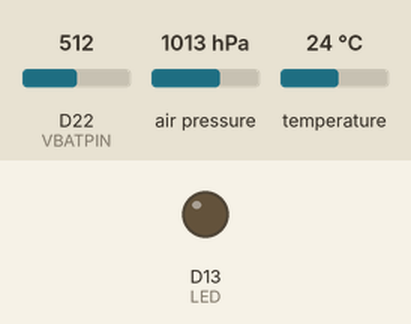
Simulated run of this sketch. Board: Arduino MKR. Parts: output pins drawn as LEDs (lit = HIGH). The inputs (shaded band) are chosen by the test bench; at power-on: D22 (VBATPIN) = 512, air pressure 1013 hPa, temperature 24 °C. The local clock reads 2024-03-15 10:24:30 at power-on unless the sketch sets it; no radio packets arrive unless stated; pins used as bus, display or sensor lines are not drawn; what the sketch prints to the serial monitor is not drawn.

Above: at 0.1 s.
Timing chart, 0 to 1.6 s (numbered marks = the images above):
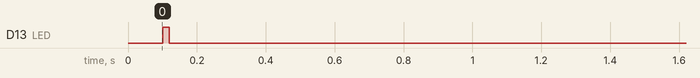

The sketch:

feathertx-temp-sleep-union-bmp280.ino
```cpp
/* /modeled after adafruit feathertx,rx code at https://learn.adafruit.com/adafruit-rfm69hcw-and-rfm96-rfm95-rfm98-lora-packet-padio-breakouts/rfm9x-test
and lora project at https://github.com/RodNewHampshire/LoRa-IOT-Home-Environment-Monitoring-System
and mikenz at https://github.com/mikenz/Feather_M0_LoRa

sensor1 ds18b20 Three wires - Orange Stripe connects to 3-5V, White connects to ground and Blue Stripe is data. https://www.adafruit.com/product/642
sensor2 bmp280  https://learn.adafruit.com/adafruit-bmp280-barometric-pressure-plus-temperature-sensor-breakout/wiring-and-test

version 1.0 functioning 5/17/17
version 1.1 added sleep and packet counter using rtczero 5/22
version 1.2 added bmp 280. Moved ds1820b from pin 20 to a2, did't work on pin 6 (gpio analog)


features to add
added in 1.1 pcket counter for transmit
added in 1.1 sleep mode loop
added in 1.2 temp and pressure data
voltage divider for charge state
battery vs solar status
possible RTC to power device on and off.
LED blink on transmit
Led blink on boot and initialize

to fix:
change packet counter to int,
get a better understanding of the union/struct and add int variable within instead of after

*/

#define SENSOR_BMP280           // BMP280
#define LED 13

#include <OneWire.h>
#include <DallasTemperature.h>
#include <SPI.h>
#include <Adafruit_BMP280.h>
#include <Adafruit_Sensor.h>
#include <RH_RF95.h>
#include <RTCZero.h>


boolean matched;
int packetnum = 0;  // packet counter, we increment per xmission
float dataC; //tempC from ds1820B
float dataF; //tempC from ds1820B
float dataP; //pressure from bmp280
float dataA; //altitude from bmp280
float battery; //battery voltage from vbat7
byte wirelessPacket[18];                                // defines the size of the packet to be sent by the Remote Stations: 5 floats x 4 bytes per float +


typedef union
{
  float floatingPoint;                                  // this union allows floting point numbers to be sent as binary representations over the wireless link
  byte binary[sizeof(floatingPoint)];                   // "sizeof" function takes care of determining the number of bytes needed for the floating point number
} joinedData;

joinedData airTemp;                                    // ***************************************************************************
joinedData counter;                                    // remote stations can send up to five floating point values as defined here
joinedData altitude;                                   // Outside stations will typically send all five values
joinedData pressure;                                   // Inside stations will typically send airTemp and humidity values
joinedData batVolt;                                    // ***************************************************************************


//add bmp280 as i2c
Adafruit_BMP280 bme; // I2C

// Data wire is plugged into port A2 on the Arduino
#define ONE_WIRE_BUS A2

// Setup a oneWire instance to communicate with any OneWire devices (not just Maxim/Dallas temperature ICs)
OneWire oneWire(ONE_WIRE_BUS);

// Pass our oneWire reference to Dallas Temperature.
DallasTemperature sensors(&oneWire);

// Feather m0 w/wing
#define RFM95_RST     11   // "A"
#define RFM95_CS      10   // "B"
#define RFM95_INT     6    // "D"


// Change to 434.0 or other frequency, must match RX's freq!
#define RF95_FREQ 915.0

// Singleton instance of the radio driver
RH_RF95 rf95(RFM95_CS, RFM95_INT);

//settings for sleep timer
RTCZero rtc;
int AlarmTime;
//const int alarminterval = 30;

void setup()
{
  rtc.begin();
  pinMode(LED, OUTPUT);
  pinMode(RFM95_RST, OUTPUT);
  digitalWrite(RFM95_RST, HIGH);

   //while (!Serial);
  Serial.begin(57600);
  delay(100);

  //setup bmp280
  Serial.println(F("BMP280 test"));

  if (!bme.begin()) {
    Serial.println("Could not find a valid BMP280 sensor, check wiring!");
    while (1);
  }

  Serial.println("Feather LoRa TX Test!");

  // manual reset
  digitalWrite(LED, HIGH);
  digitalWrite(RFM95_RST, LOW);
  delay(10);
  digitalWrite(RFM95_RST, HIGH);
  delay(10);
  digitalWrite(LED, LOW);
  Serial.println("Feather LoRa Reset complete");

  while (!rf95.init()) {
    Serial.println("LoRa radio init failed");
    while (1);
  }
  Serial.println("LoRa radio init OK!");

  // Defaults after init are 434.0MHz, modulation GFSK_Rb250Fd250, +13dbM
  if (!rf95.setFrequency(RF95_FREQ)) {
    Serial.println("setFrequency failed");
    while (1);
  }
  Serial.print("Set Freq to: "); Serial.println(RF95_FREQ);

  // Defaults after init are 434.0MHz, 13dBm, Bw = 125 kHz, Cr = 4/5, Sf = 128chips/symbol, CRC on

  // The default transmitter power is 13dBm, using PA_BOOST.
  // If you are using RFM95/96/97/98 modules which uses the PA_BOOST transmitter pin, then
  // you can set transmitter powers from 5 to 23 dBm:
  rf95.setTxPower(23, false);

  readSensors();
  delay(1000);
  readSensors();
  buildWirelessPacket();                                // build a wireless packet
  sendWirelessPacket();
}

//main loop
void loop()
{
  if (matched) {
    matched = false;
    digitalWrite(LED, HIGH);
    delay(500);
    digitalWrite(LED, LOW);
    delay(500);
    digitalWrite(LED, HIGH);
    delay(500);
    digitalWrite(LED, LOW);
    delay(500);
    Serial.println("I'm back...");
    readSensors();
    buildWirelessPacket();
    sendWirelessPacket();
  }
  AlarmTime = rtc.getSeconds()+45; // Adds 30 seconds to alarm time
  AlarmTime = AlarmTime % 60; // checks for roll over 60 seconds and corrects
  Serial.print("Next Alarm Time:");
  Serial.println(AlarmTime);
  rtc.setAlarmSeconds(AlarmTime); // Wakes at next alarm time
  rtc.enableAlarm(rtc.MATCH_SS); // Match seconds only
  rtc.attachInterrupt(alarmMatch);

  //Serial.end();
  //USBDevice.detach(); // Safely detach the USB prior to sleeping

 rtc.standbyMode();    // Sleep until next alarm match

 //USBDevice.attach();   // Re-attach the USB, audible sound on windows machines

  // Simple indication of being awake

   // Serial.begin(9600);
  //while (! Serial); // Wait until Serial is ready
 // Serial.println("Awake");

 /*
 digitalWrite(LED, HIGH);
 delay(500);
 digitalWrite(LED, LOW);
// replyWirelessPacket();

*/

//delay(30000);
}

//functions are below

float BatteryStats()
{
// non loop version of battery voltage function
#define VBATPIN A7
float measuredvbat = analogRead(VBATPIN);
measuredvbat *= 2;    // we divided by 2, so multiply back
measuredvbat *= 3.3;  // Multiply by 3.3V, our reference voltage
measuredvbat /= 1024; // convert to voltage
return measuredvbat;
}


void alarmMatch() // Do something when interrupt called
{
  matched = true;
  }

void readSensors(void)  /* reads all sensor values */
{
 //get temperature
  sensors.requestTemperatures();
  dataC = sensors.getTempCByIndex(0);
  Serial.print("The current temperature in my office is ");
  Serial.print(dataC);
  Serial.print(" degrees C, and  ");
  dataF = (DallasTemperature::toFahrenheit(dataC)); // Converts tempC to Fahrenheit
  Serial.print(dataF);
  Serial.println(" degrees F.");
  airTemp.floatingPoint = dataF;

   dataP = bme.readPressure();
   Serial.print("Pressure = ");
   Serial.print(bme.readPressure());
   Serial.println(" Pa");
   pressure.floatingPoint = dataP;

   dataA = (bme.readAltitude(1001.35));
   Serial.print("Approx altitude = ");
   Serial.print(dataA);
   Serial.println(" m");
   altitude.floatingPoint = dataA;


  // Get battery status
battery = BatteryStats();
Serial.print("Battery voltage is ");
Serial.print(battery);
Serial.println(" volts.");
batVolt.floatingPoint = battery;

Serial.print("new variable batVolt.floatingPoint contains ");
Serial.println(batVolt.floatingPoint);

Serial.print("new variable airTemp.floatingPoint contains ");
Serial.println(airTemp.floatingPoint);

Serial.print("packet counter is ");
Serial.println(packetnum);
counter.floatingPoint = (float)packetnum;

Serial.print("new variable pressure.floatingPoint contains ");
Serial.println(pressure.floatingPoint);

Serial.print("new variable altitude.floatingPoint contains ");
Serial.println(altitude.floatingPoint);
}

void buildWirelessPacket(void)  /* builds wireless packet to be transmitted by LoRa Radio */
{
  for(int n=0; n<4; n++)                                // read binary values from joinedData union struct into wireless packet
  {
    wirelessPacket[n] = airTemp.binary[n];
    wirelessPacket[n+4] = batVolt.binary[n];
    wirelessPacket[n+6] = counter.binary[n];
    wirelessPacket[n+10] = pressure.binary[n];
    wirelessPacket[n+14] = altitude.binary[n];
  }

int length=sizeof(wirelessPacket);
Serial.print("building packet containing ");
Serial.print(length);
Serial.println ("bytes");

//  wirelessPacket[20] = stationID;                       // add Remote Station ID to wireless packet
  }

  void sendWirelessPacket() /* wakes up LoRa Radio and transmits wireless packet */
{
  packetnum++;
  rf95.send(wirelessPacket, sizeof(wirelessPacket));
  Serial.println("sending packet");
  delay(10);
  rf95.waitPacketSent();
  rf95.sleep();                                         // put LoRa Radio into sleep mode

}
void replyWirelessPacket() //see reply from rx node
{

  // Now wait for a reply
  uint8_t indatabuf[RH_RF95_MAX_MESSAGE_LEN];
  uint8_t len = sizeof(indatabuf);

  Serial.println("Waiting for reply..."); delay(10);


  if (rf95.waitAvailableTimeout(3000))
  {
    // Should be a reply message for us now
    if (rf95.recv(indatabuf, &len))
   {
      // Serial print "got reply:" and the reply message from the server
      Serial.print("got reply: ");
      Serial.println((char*)indatabuf);
          Serial.print("RSSI: ");
      Serial.println(rf95.lastRssi(), DEC);
   }
     else
     {
      //
      Serial.println("recv failed");
     }
  }
  else
  {
    // Serial print "No reply, is rf95_server running?" if don't get the reply .
    Serial.println("No reply, is rf95_server running?");
  }
  delay(400);

  }
```
